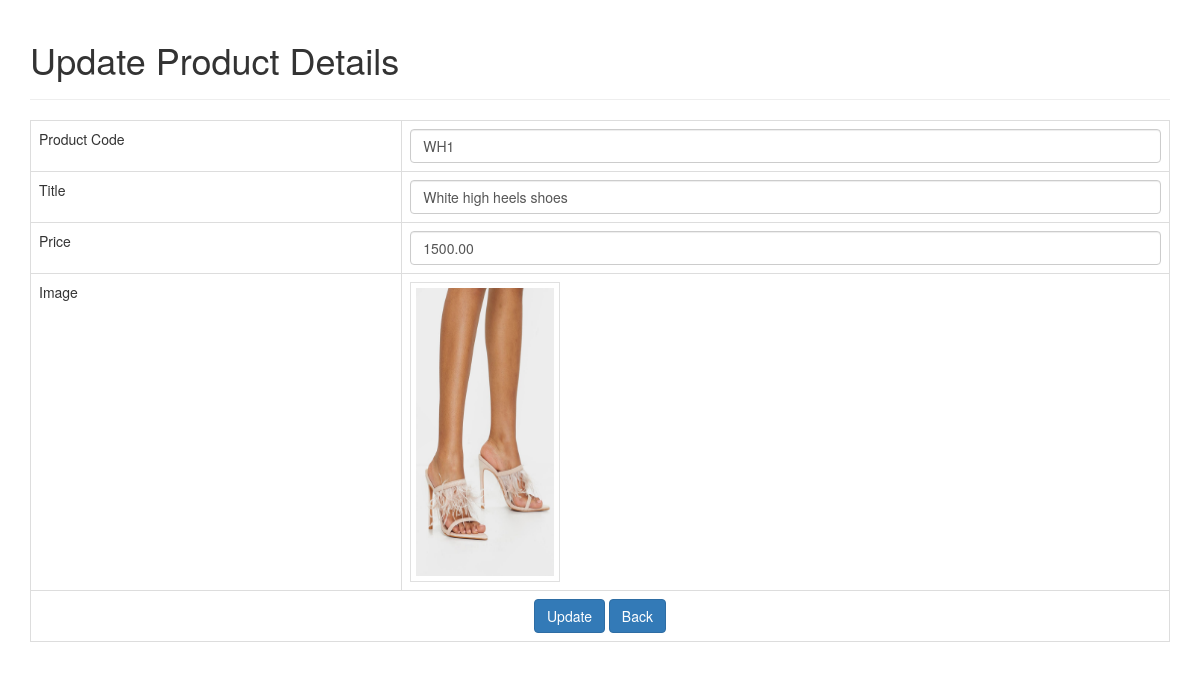
/pages/updateProduct.php?id=1, run on the app's committed database.
### tables this page shows
CREATE TABLE `tblproduct` (
  `id` int(8) NOT NULL,
  `name` varchar(255) NOT NULL,
  `code` varchar(255) NOT NULL,
  `image` text NOT NULL,
  `price` double(10,2) NOT NULL
);

### src/dbcontroller.php (called while the page is built, shortened)
<?php
class DBController {
	private $host = "localhost";
	private $user = "root";
	private $password = "";
	private $database = "test";
	private $conn;
	function __construct() {
		$this->conn = $this->connectDB();
	}
	function connectDB() {
		$conn = mysqli_connect($this->host,$this->user,$this->password,$this->database);
		return $conn;
	}
	function runQuery($query) {
	    $resultset = [];
		$result = mysqli_query($this->conn,$query);
		if(!empty($result)) {
    		while($row=mysqli_fetch_assoc($result)) {
    			$resultset[] = $row;
    		}
		}
		return $resultset;
	}
}
?>

### pages/updateProduct.php (the view, shortened to what this page needs)
<?php
$id = isset($_GET['id']) ? $_GET['id'] : '';
require_once '../src/dbcontroller.php';
$db_handle = new DBController();
$result = $db_handle->runQuery("SELECT * FROM tblproduct WHERE id=$id");
?>
<!DOCTYPE HTML>
<html>
<head>
    <link href="../css/my_style.css" type="text/css" rel="stylesheet" />
    <link rel="stylesheet" href="https://maxcdn.bootstrapcdn.com/bootstrap/3.3.7/css/bootstrap.min.css" />
</head>
<body>
    <div class="container">
        <div class="page-header">
            <h1>Update Product Details</h1>
        </div>
<form action="" method="post">
    <table class='table table-hover table-responsive table-bordered'>
        <tr>
            <td>Product Code</td>
            <td><input type='text' name='code' class='form-control' required value="<?php echo htmlspecialchars($result[0]['code'], ENT_QUOTES);  ?>"/></td>
        </tr>
        <tr>
            <td>Title</td>
            <td><input type='text' name='title' class='form-control' required value="<?php echo htmlspecialchars($result[0]['name'], ENT_QUOTES);  ?>"/></td>
        </tr>
        <tr>
            <td>Price</td>
            <td><input type='text' name='price' class='form-control' required value="<?php echo htmlspecialchars($result[0]['price'], ENT_QUOTES);  ?>"/></td>
        </tr>
        <tr>
            <td>Image</td>
            <td><img class="table-item-image" src="<?php echo $result[0]["image"]; ?>"></td>
        </tr>
        <tr>
            <td colspan="2" align="center">
            	<input type='submit' value='Update' class='btn btn-primary' />
                <a href="adminPanel.php" class='btn btn-primary' > Back </a>
            </td>
        </tr>
    </table>
</form>
    </div>
</body>
</html>

### css/my_style.css (style rules this page uses)
body { font-family: Arial; color: #211a1a; font-size: 0.9em; }
.table-item-image { width: 150px; height: 300px; border: #E0E0E0 1px solid; padding: 5px; vertical-align: middle; margin-right: 15px; }

### data on the page
tblproduct: code "WH1", title "White high heels shoes", price "1500.00", image (picture)
